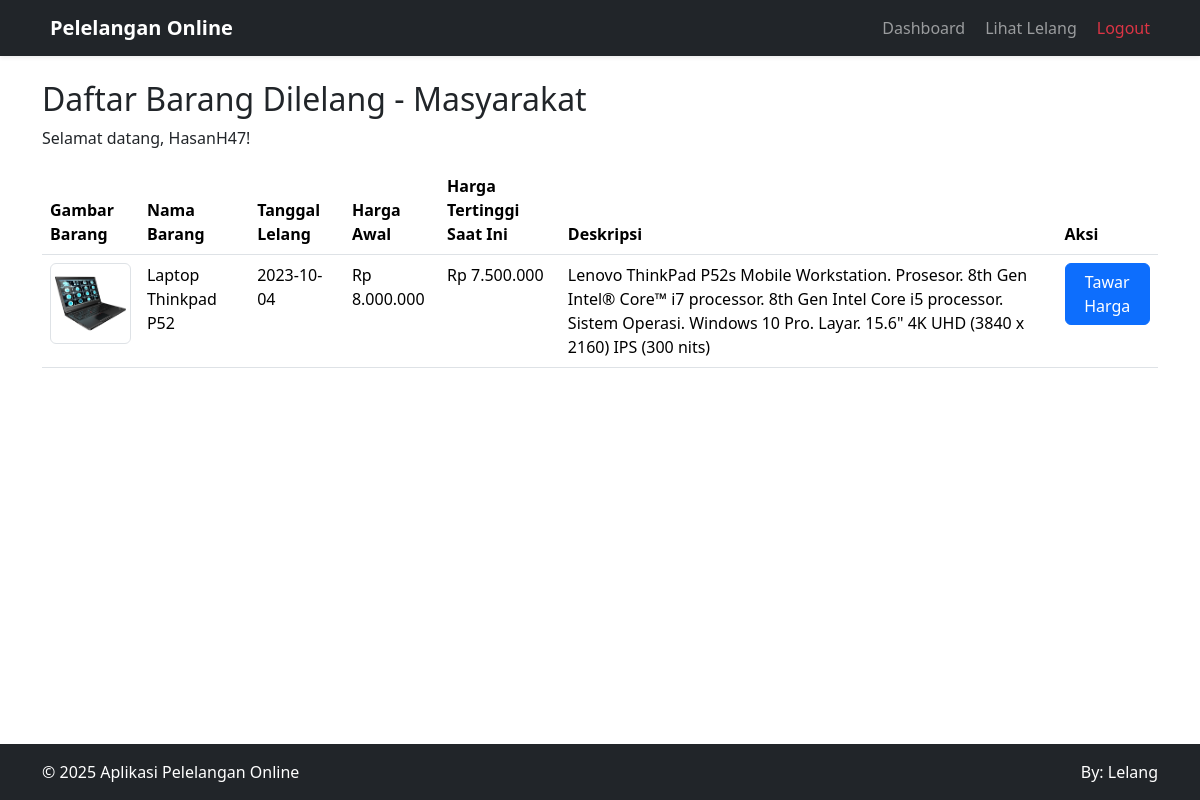
Page /pages/masyarakat/view_auctions.php (signed in) on the committed database.
### tables this page shows
CREATE TABLE `tb_barang` (
  `id_barang` int NOT NULL,
  `gambar` varchar(255) NOT NULL,
  `nama_barang` varchar(25) NOT NULL,
  `tgl` date NOT NULL,
  `harga_awal` int NOT NULL,
  `deskripsi_barang` text NOT NULL
);

### pages/masyarakat/view_auctions.php (the view, shortened to what this page needs)
<?php
require_once '../../config/database.php';
$sql = "SELECT b.id_barang, b.gambar, b.nama_barang, b.tgl, b.harga_awal, b.deskripsi_barang,
IFNULL(MAX(h.penawaran_harga), b.harga_awal) AS harga_tertinggi
FROM tb_barang b
LEFT JOIN history_lelang h ON b.id_barang = h.id_barang
INNER JOIN tb_lelang l ON b.id_barang = l.id_barang AND l.status = 'dibuka'
GROUP BY b.id_barang, b.nama_barang, b.tgl, b.harga_awal, b.deskripsi_barang
ORDER BY b.tgl ASC";
$result = $mysqli->query($sql);
$barangs = array();
if ($result->num_rows > 0) {
    while ($row = $result->fetch_assoc()) {
        $barangs[] = $row;
    }
}
?>
<!DOCTYPE html>
<html lang="en" class="h-100">
<head>
    <link rel="stylesheet" href="../../assets/css/bootstrap.min.css">
    <link rel="stylesheet" href="../../assets/css/style.css">
</head>
<body class="d-flex flex-column h-100">
    <?php include '../../includes/navbar.php'; ?>
    <div class="container mt-4">
        <h2>Daftar Barang Dilelang - Masyarakat</h2>
        <p>Selamat datang, <?php echo $_SESSION['username']; ?>!</p>
        <table class="table">
            <thead>
                <tr>
                    <th>Gambar Barang</th>
                    <th>Nama Barang</th>
                    <th>Tanggal Lelang</th>
                    <th>Harga Awal</th>
                    <th>Harga Tertinggi Saat Ini</th>
                    <th>Deskripsi</th>
                    <th>Aksi</th>
                </tr>
            </thead>
            <tbody>
                <?php foreach ($barangs as $barang) : ?>
                    <tr>
                        <td><img src="../../uploads/<?php echo $barang['gambar']; ?>" alt="<?php echo $barang['nama_barang']; ?>" class="img-thumbnail" width="100"></td>
                        <td><?php echo $barang['nama_barang']; ?></td>
                        <td><?php echo $barang['tgl']; ?></td>
                        <td>Rp <?php echo number_format($barang['harga_awal'], 0, ",", "."); ?></td>
                        <td>Rp <?php echo number_format($barang['harga_tertinggi'], 0, ",", "."); ?></td>
                        <td><?php echo $barang['deskripsi_barang']; ?></td>
                        <td><a href="place_bid.php?id_barang=<?php echo $barang['id_barang']; ?>" class="btn btn-primary">Tawar Harga</a></td>
                    </tr>
                <?php endforeach; ?>
            </tbody>
        </table>
    </div>
    <?php include '../../includes/footer.php'; ?>

### rows in the picture
tb_barang: gambar (picture), nama_barang "Laptop Thinkpad P52", tgl "2023-10-04", harga_awal "8.000.000", harga_tertinggi "7.500.000", deskripsi_barang "Lenovo ThinkPad P52s Mobile Workstation. Prosesor. 8th Gen Intel® Core™ i7 processor. 8th Gen Intel Core i5 processor. Sistem Operasi. Windows 10 Pro. Layar. 15.6\" 4K UHD (3840 x 2160) IPS (300 nits)"

### other values in the picture
$_SESSION['username'] "HasanH47"
